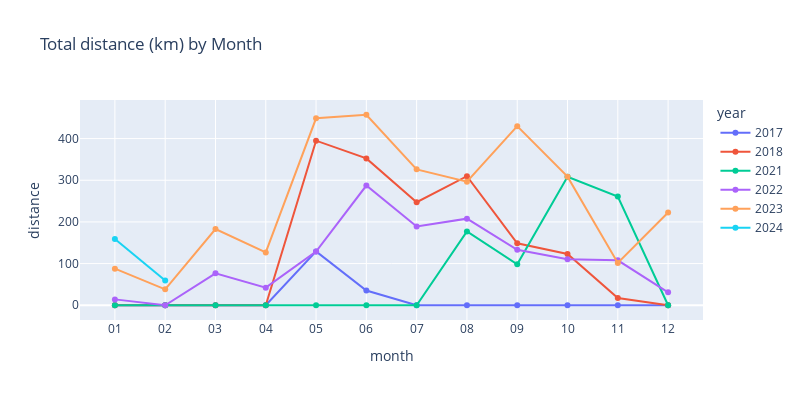

This figure's notebook cell:
### Markdown cell above
#### Total distance (km) by Month

Showing the same information in a line chart to be able to compare my active years.

### Code cell
# Group by 'month' and 'year', and then sum only the 'distance' column
distance_by_month_year_comp = filtered_data.groupby(['month', 'year'], as_index=False)['distance'].sum().round(1)
# Plot the line chart
fig = px.line(distance_by_month_year_comp, x='month', y='distance', color='year',
              title="Total distance (km) by Month", markers=True,
              width=CHART_WIDTH, height=CHART_HEIGHT)
fig.show()

### Figure 1 — Plotly figure (JSON) as saved in the notebook; plotly's stock layout.template omitted (floating-point values rounded to 4 significant figures)
{"data": [{"hovertemplate": "year=2017<br>month=%{x}<br>distance=%{y}<extra></extra>", "legendgroup": "2017", "line": {"color": "#636efa", "dash": "solid"}, "marker": {"symbol": "circle"}, "mode": "markers+lines", "name": "2017", "orientation": "v", "showlegend": true, "type": "scatter", "x": ["01", "02", "03", "04", "05", "06", "07", "08", "09", "10", "11", "12"], "xaxis": "x", "y": [0, 0, 0, 0.1, 129.3, 35.3, 0, 0, 0, 0, 0, 0], "yaxis": "y"}, {"hovertemplate": "year=2018<br>month=%{x}<br>distance=%{y}<extra></extra>", "legendgroup": "2018", "line": {"color": "#EF553B", "dash": "solid"}, "marker": {"symbol": "circle"}, "mode": "markers+lines", "name": "2018", "orientation": "v", "showlegend": true, "type": "scatter", "x": ["01", "02", "03", "04", "05", "06", "07", "08", "09", "10", "11", "12"], "xaxis": "x", "y": [0, 0, 0, 0, 395, 352.4, 247.3, 309.8, 148.6, 122.9, 17.5, 0], "yaxis": "y"}, {"hovertemplate": "year=2021<br>month=%{x}<br>distance=%{y}<extra></extra>", "legendgroup": "2021", "line": {"color": "#00cc96", "dash": "solid"}, "marker": {"symbol": "circle"}, "mode": "markers+lines", "name": "2021", "orientation": "v", "showlegend": true, "type": "scatter", "x": ["01", "02", "03", "04", "05", "06", "07", "08", "09", "10", "11", "12"], "xaxis": "x", "y": [0, 0, 0, 0, 0, 0, 0, 177.1, 98.3, 308.4, 261.1, 0], "yaxis": "y"}, {"hovertemplate": "year=2022<br>month=%{x}<br>distance=%{y}<extra></extra>", "legendgroup": "2022", "line": {"color": "#ab63fa", "dash": "solid"}, "marker": {"symbol": "circle"}, "mode": "markers+lines", "name": "2022", "orientation": "v", "showlegend": true, "type": "scatter", "x": ["01", "02", "03", "04", "05", "06", "07", "08", "09", "10", "11", "12"], "xaxis": "x", "y": [14.1, 0, 76.7, 42.3, 128.9, 287.3, 189, 207.8, 133, 110.5, 107.8, 31.1], "yaxis": "y"}, {"hovertemplate": "year=2023<br>month=%{x}<br>distance=%{y}<extra></extra>", "legendgroup": "2023", "line": {"color": "#FFA15A", "dash": "solid"}, "marker": {"symbol": "circle"}, "mode": "markers+lines", "name": "2023", "orientation": "v", "showlegend": true, "type": "scatter", "x": ["01", "02", "03", "04", "05", "06", "07", "08", "09", "10", "11", "12"], "xaxis": "x", "y": [87.8, 38.2, 183, 126.9, 448.7, 457.2, 326.1, 296.4, 429.9, 308.7, 101.5, 222.5], "yaxis": "y"}, {"hovertemplate": "year=2024<br>month=%{x}<br>distance=%{y}<extra></extra>", "legendgroup": "2024", "line": {"color": "#19d3f3", "dash": "solid"}, "marker": {"symbol": "circle"}, "mode": "markers+lines", "name": "2024", "orientation": "v", "showlegend": true, "type": "scatter", "x": ["01", "02"], "xaxis": "x", "y": [159.1, 59.6], "yaxis": "y"}], "layout": {"height": 400, "legend": {"title": {"text": "year"}, "tracegroupgap": 0}, "title": {"text": "Total distance (km) by Month"}, "width": 800, "xaxis": {"anchor": "y", "domain": [0, 1], "title": {"text": "month"}}, "yaxis": {"anchor": "x", "domain": [0, 1], "title": {"text": "distance"}}}}
